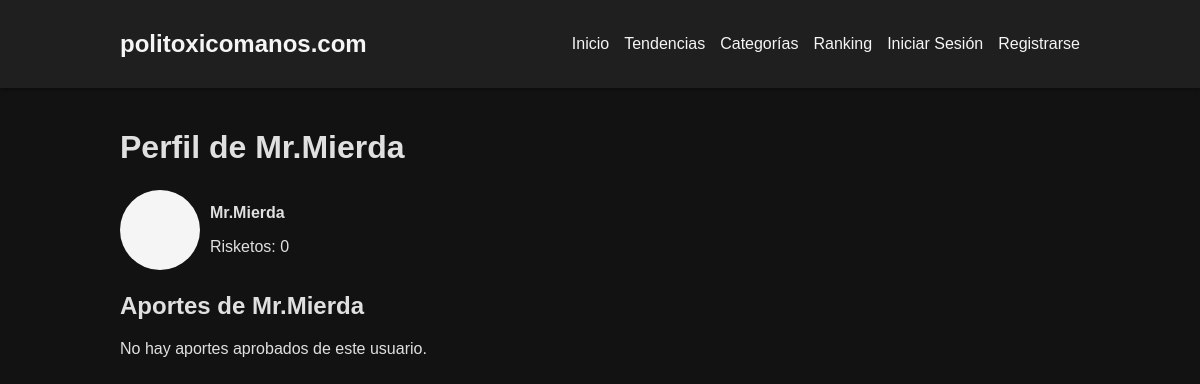
/profile/Mr.Mierda, run on the app's committed database.
### app.py (models this page shows, shortened)
class User(db.Model):
    id = db.Column(db.Integer, primary_key=True)
    username = db.Column(db.String(80), unique=True, nullable=False)
    email = db.Column(db.String(120), unique=True, nullable=False)
    password_hash = db.Column(db.String(128), nullable=False)
    profile_pic = db.Column(db.String(200), default='default.png')
    points = db.Column(db.Integer, default=0)
    is_admin = db.Column(db.Boolean, default=False)
    is_muted = db.Column(db.Boolean, default=False)
    contributions = db.relationship('Contribution', backref='author', lazy=True)
    comments = db.relationship('Comment', backref='author', lazy=True)
    bio = db.Column(db.Text, default='')
    location = db.Column(db.String(120), default='')
    website = db.Column(db.String(120), default='')
    followers = db.relationship('Follower', foreign_keys='Follower.followed_id', backref='followed', lazy='dynamic')
    following = db.relationship('Follower', foreign_keys='Follower.follower_id', backref='follower', lazy='dynamic')
    notifications = db.relationship('Notification', backref='recipient', lazy=True)
    is_confirmed = db.Column(db.Boolean, default=False)
    confirmation_token = db.Column(db.String(100), nullable=True)

### app.py (the view)
@app.route('/profile/<username>')
def profile(username):
    user = User.query.filter_by(username=username).first_or_404()
    contributions = Contribution.query.filter_by(user_id=user.id, approved=True).order_by(Contribution.created_at.desc()).all()
    return render_template('profile.html', user=user, contributions=contributions)

### app.py (called while the page is built)
@app.context_processor
def inject_user():
    user_id = session.get('user_id')
    if user_id:
        user = User.query.get(user_id)
        if user:
            unread_notifications = Notification.query.filter_by(user_id=user.id, is_read=False).count()
            return dict(current_user=user, unread_notifications=unread_notifications)
        session.pop('user_id', None)
    return dict(current_user=None, unread_notifications=0)

### templates/profile.html (shortened to what this page needs)
{% extends 'base.html' %}
{% block content %}
<h1>Perfil de {{ user.username }}</h1>
<div class="contribution-header" style="margin-bottom:20px;">
    <img src="{{ url_for('uploaded_file', filename='profile_pics/' + (user.profile_pic or 'default.png')) }}" alt="Avatar" style="width:80px; height:80px;">
    <div>
        <p><strong>{{ user.username }}</strong></p>
        <p>Risketos: {{ user.points }}</p>
    </div>
</div>
<h2>Aportes de {{ user.username }}</h2>
{% if contributions %}
    {% for c in contributions %}
    <div class="contribution">
        <div class="contribution-title"><a href="{{ url_for('view_contribution', contrib_id=c.id) }}">{{ c.title }}</a></div>
        <small>{{ c.created_at.strftime('%d/%m/%Y %H:%M') }}</small>
    </div>
    {% endfor %}
{% else %}
    <p>No hay aportes aprobados de este usuario.</p>
{% endif %}
{% endblock %}

### static/css/style.css (style rules this page uses)
body { margin: 0; font-family: Arial, Helvetica, sans-serif; background-color: #121212; color: #e0e0e0; }
.contribution-header { display: flex; align-items: center; margin-bottom: 10px; }
.contribution-header img { width: 40px; height: 40px; border-radius: 50%; margin-right: 10px; object-fit: cover; }

### data on the page
User: username "Mr.Mierda", profile_pic (placeholder picture), points "0"
